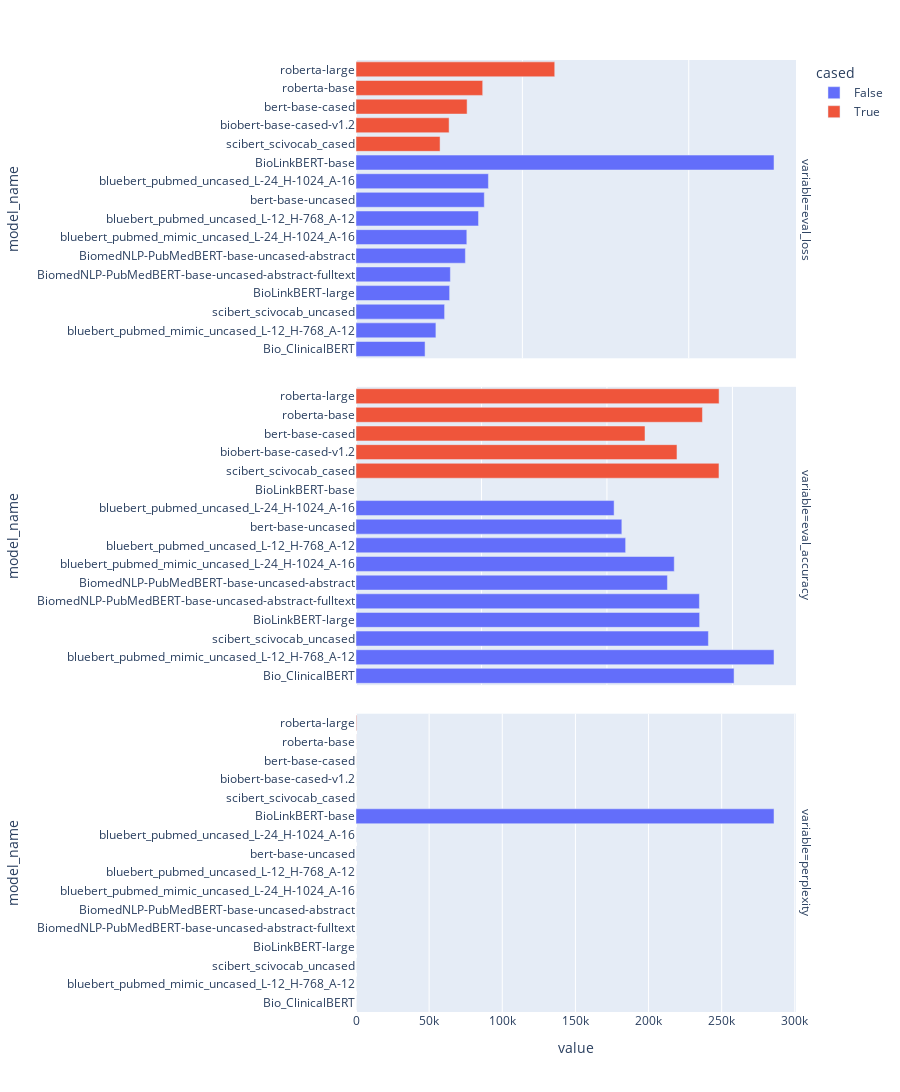

Notebook code cell kept with this figure:
### Code cell
fig = px.bar(df_plt, x='value', y='model_name', facet_row='variable', color='cased', height=1200)
fig.update_xaxes(matches=None)

### Figure 1 — Plotly figure (JSON) as saved in the notebook; plotly's stock layout.template omitted (floating-point values rounded to 4 significant figures)
{"data": [{"alignmentgroup": "True", "hovertemplate": "cased=False<br>variable=eval_loss<br>value=%{x}<br>model_name=%{y}<extra></extra>", "legendgroup": "False", "marker": {"color": "#636efa", "pattern": {"shape": ""}}, "name": "False", "offsetgroup": "False", "orientation": "h", "showlegend": true, "textposition": "auto", "type": "bar", "x": [2.076, 2.401, 2.662, 2.814, 2.836, 3.288, 3.331, 3.682, 3.856, 3.98, 12.56], "xaxis": "x3", "y": ["Bio_ClinicalBERT", "bluebert_pubmed_mimic_uncased_L-12_H-768_A-12", "scibert_scivocab_uncased", "BioLinkBERT-large", "BiomedNLP-PubMedBERT-base-uncased-abstract-fulltext", "BiomedNLP-PubMedBERT-base-uncased-abstract", "bluebert_pubmed_mimic_uncased_L-24_H-1024_A-16", "bluebert_pubmed_uncased_L-12_H-768_A-12", "bert-base-uncased", "bluebert_pubmed_uncased_L-24_H-1024_A-16", "BioLinkBERT-base"], "yaxis": "y3"}, {"alignmentgroup": "True", "hovertemplate": "cased=False<br>variable=eval_accuracy<br>value=%{x}<br>model_name=%{y}<extra></extra>", "legendgroup": "False", "marker": {"color": "#636efa", "pattern": {"shape": ""}}, "name": "False", "offsetgroup": "False", "orientation": "h", "showlegend": false, "textposition": "auto", "type": "bar", "x": [8.513e-06, 0.4114, 0.4238, 0.4298, 0.4964, 0.5073, 0.5474, 0.5477, 0.5617, 0.6026, 0.6663], "xaxis": "x2", "y": ["BioLinkBERT-base", "bluebert_pubmed_uncased_L-24_H-1024_A-16", "bert-base-uncased", "bluebert_pubmed_uncased_L-12_H-768_A-12", "BiomedNLP-PubMedBERT-base-uncased-abstract", "bluebert_pubmed_mimic_uncased_L-24_H-1024_A-16", "BiomedNLP-PubMedBERT-base-uncased-abstract-fulltext", "BioLinkBERT-large", "scibert_scivocab_uncased", "Bio_ClinicalBERT", "bluebert_pubmed_mimic_uncased_L-12_H-768_A-12"], "yaxis": "y2"}, {"alignmentgroup": "True", "hovertemplate": "cased=False<br>variable=perplexity<br>value=%{x}<br>model_name=%{y}<extra></extra>", "legendgroup": "False", "marker": {"color": "#636efa", "pattern": {"shape": ""}}, "name": "False", "offsetgroup": "False", "orientation": "h", "showlegend": false, "textposition": "auto", "type": "bar", "x": [7.969, 11.04, 14.33, 16.68, 17.05, 26.78, 27.96, 39.75, 47.26, 53.5, 285800.0], "xaxis": "x", "y": ["Bio_ClinicalBERT", "bluebert_pubmed_mimic_uncased_L-12_H-768_A-12", "scibert_scivocab_uncased", "BioLinkBERT-large", "BiomedNLP-PubMedBERT-base-uncased-abstract-fulltext", "BiomedNLP-PubMedBERT-base-uncased-abstract", "bluebert_pubmed_mimic_uncased_L-24_H-1024_A-16", "bluebert_pubmed_uncased_L-12_H-768_A-12", "bert-base-uncased", "bluebert_pubmed_uncased_L-24_H-1024_A-16", "BioLinkBERT-base"], "yaxis": "y"}, {"alignmentgroup": "True", "hovertemplate": "cased=True<br>variable=eval_loss<br>value=%{x}<br>model_name=%{y}<extra></extra>", "legendgroup": "True", "marker": {"color": "#EF553B", "pattern": {"shape": ""}}, "name": "True", "offsetgroup": "True", "orientation": "h", "showlegend": true, "textposition": "auto", "type": "bar", "x": [2.527, 2.798, 3.339, 3.807, 5.973], "xaxis": "x3", "y": ["scibert_scivocab_cased", "biobert-base-cased-v1.2", "bert-base-cased", "roberta-base", "roberta-large"], "yaxis": "y3"}, {"alignmentgroup": "True", "hovertemplate": "cased=True<br>variable=eval_accuracy<br>value=%{x}<br>model_name=%{y}<extra></extra>", "legendgroup": "True", "marker": {"color": "#EF553B", "pattern": {"shape": ""}}, "name": "True", "offsetgroup": "True", "orientation": "h", "showlegend": false, "textposition": "auto", "type": "bar", "x": [0.4607, 0.5116, 0.5522, 0.5786, 0.5788], "xaxis": "x2", "y": ["bert-base-cased", "biobert-base-cased-v1.2", "roberta-base", "scibert_scivocab_cased", "roberta-large"], "yaxis": "y2"}, {"alignmentgroup": "True", "hovertemplate": "cased=True<br>variable=perplexity<br>value=%{x}<br>model_name=%{y}<extra></extra>", "legendgroup": "True", "marker": {"color": "#EF553B", "pattern": {"shape": ""}}, "name": "True", "offsetgroup": "True", "orientation": "h", "showlegend": false, "textposition": "auto", "type": "bar", "x": [12.51, 16.41, 28.18, 45.03, 392.7], "xaxis": "x", "y": ["scibert_scivocab_cased", "biobert-base-cased-v1.2", "bert-base-cased", "roberta-base", "roberta-large"], "yaxis": "y"}], "layout": {"annotations": [{"font": {}, "showarrow": false, "text": "variable=perplexity", "textangle": 90, "x": 0.98, "xanchor": "left", "xref": "paper", "y": 0.1567, "yanchor": "middle", "yref": "paper"}, {"font": {}, "showarrow": false, "text": "variable=eval_accuracy", "textangle": 90, "x": 0.98, "xanchor": "left", "xref": "paper", "y": 0.5, "yanchor": "middle", "yref": "paper"}, {"font": {}, "showarrow": false, "text": "variable=eval_loss", "textangle": 90, "x": 0.98, "xanchor": "left", "xref": "paper", "y": 0.8433, "yanchor": "middle", "yref": "paper"}], "barmode": "relative", "height": 1200, "legend": {"title": {"text": "cased"}, "tracegroupgap": 0}, "margin": {"t": 60}, "xaxis": {"anchor": "y", "domain": [0, 0.98], "title": {"text": "value"}}, "xaxis2": {"anchor": "y2", "domain": [0, 0.98], "showticklabels": false}, "xaxis3": {"anchor": "y3", "domain": [0, 0.98], "showticklabels": false}, "yaxis": {"anchor": "x", "domain": [0, 0.3133], "title": {"text": "model_name"}}, "yaxis2": {"anchor": "x2", "domain": [0.3433, 0.6567], "matches": "y", "title": {"text": "model_name"}}, "yaxis3": {"anchor": "x3", "domain": [0.6867, 1.0], "matches": "y", "title": {"text": "model_name"}}}}
